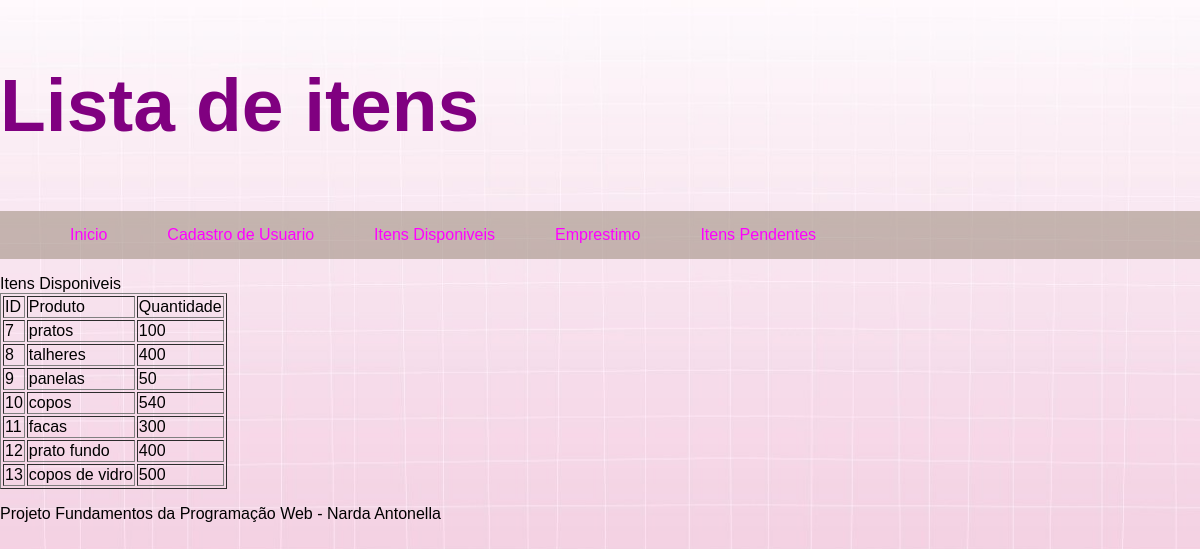
/listaitens.php, run on the app's committed database.
### tables this page shows
CREATE TABLE `cad_itens` (
  `id` int(11) NOT NULL,
  `coditem` varchar(50) NOT NULL,
  `quantidade` varchar(5) NOT NULL
);

### listaitens.php (the view)
<?php
		include "Cabecalho.php";
?>
			<header>
				<h2>Lista de itens</h2>
			</header>
			<section>
			  <?php
					include "menu.php";
				?>
			<article>
					<div>
							<a>Itens Disponiveis</a>
					</div>
					<table border="1">
								<tr>
									<td>ID</td>
									<td>Produto</td>
									<td>Quantidade</td>
								</tr>
								<?php
											include "conecta.php";
											$sql = "select id, coditem, quantidade from cad_itens";
											$res = mysqli_query($conn,$sql);
											if($res){
												while($row = mysqli_fetch_assoc ($res)) {
													echo " <tr>
																<td>".  $row['id']  ."</td>
																<td>".  $row['coditem']  ."</td>
																<td>".  $row['quantidade']  ."</td>
															</tr>	";
														}
											}
							?>
					</table>
			</article>
		</section>
<?php
		include "rodape.php";
?>

### Cabecalho.php (shortened to what this page needs)
<!DOCTYPE html>
<html>
	<head>
		<link href ="tipo.css" rel="stylesheet">
	</head>
	<body>

### menu.php
<nav>
			<ul id ="menu">
				<li><a href="inicio.php">Inicio</a></li>
				<li><a href="listausuario.php">Cadastro de Usuario</a></li>
				<li><a href="listaitens.php">Itens Disponiveis</a></li>
				<li><a href="listaemprestimo.php">Emprestimo</a></li>
				<li><a href="listaitenspend.php">Itens Pendentes</a></li>
			</ul>
	</nav>

### rodape.php
<footer>
			  <p> Projeto Fundamentos da Programação Web - Narda Antonella </p>
			</footer>
	</body>
</html>

### tipo.css (style rules this page uses)
body { font-family: Arial, Helvetica, sans-serif; background-image: url(fondo2.png); background-size: 120%; margin: 0; min height: 100vh; width: 100%; }
header { padding: 0px; text-align: left; font-size: 50px; color: purple; }
ul#menu { list-style-type: none; margin: 30; padding: 20; overflow: hidden; background-color: #9878; }
ul#menu li { float: left; }
ul#menu li a { display: block; color: fuchsia; text-align: center; padding: 15px 30px; text-decoration: none; }

### data on the page
cad_itens: id "7", coditem "pratos", quantidade "100"
cad_itens: id "8", coditem "talheres", quantidade "400"
cad_itens: id "9", coditem "panelas", quantidade "50"
cad_itens: id "10", coditem "copos", quantidade "540"
cad_itens: id "11", coditem "facas", quantidade "300"
cad_itens: id "12", coditem "prato fundo", quantidade "400"
cad_itens: id "13", coditem "copos de vidro", quantidade "500"
